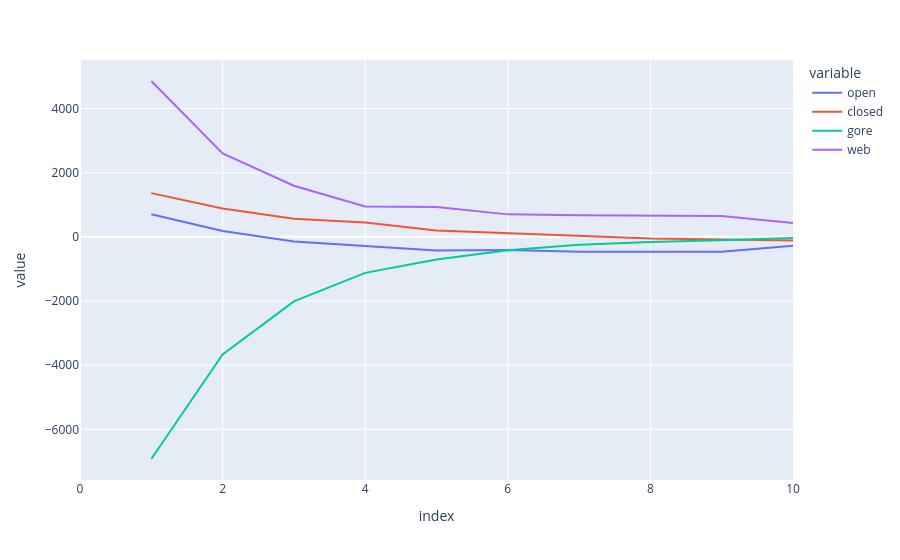

The notebook cell saved with this chart:
### Code cell
px.line(lateral_flows, y=["open", "closed", "gore", "web"])

### Figure 1 — Plotly figure (JSON) as saved in the notebook; plotly's stock layout.template omitted (floating-point values rounded to 4 significant figures)
{"data": [{"hovertemplate": "variable=open<br>index=%{x}<br>value=%{y}<extra></extra>", "legendgroup": "open", "line": {"color": "#636efa", "dash": "solid"}, "marker": {"symbol": "circle"}, "mode": "lines", "name": "open", "orientation": "v", "showlegend": true, "type": "scatter", "x": [0, 1, 2, 3, 4, 5, 6, 7, 8, 9, 10], "xaxis": "x", "y": [null, 702.4, 183.8, -145.4, -276.7, -424.2, -407.4, -463.8, -461.4, -463.5, -275.4], "yaxis": "y"}, {"hovertemplate": "variable=closed<br>index=%{x}<br>value=%{y}<extra></extra>", "legendgroup": "closed", "line": {"color": "#EF553B", "dash": "solid"}, "marker": {"symbol": "circle"}, "mode": "lines", "name": "closed", "orientation": "v", "showlegend": true, "type": "scatter", "x": [0, 1, 2, 3, 4, 5, 6, 7, 8, 9, 10], "xaxis": "x", "y": [null, 1364.0, 881.2, 564.8, 449.5, 199.3, 120.7, 37.84, -50.69, -84.05, -116.3], "yaxis": "y"}, {"hovertemplate": "variable=gore<br>index=%{x}<br>value=%{y}<extra></extra>", "legendgroup": "gore", "line": {"color": "#00cc96", "dash": "solid"}, "marker": {"symbol": "circle"}, "mode": "lines", "name": "gore", "orientation": "v", "showlegend": true, "type": "scatter", "x": [0, 1, 2, 3, 4, 5, 6, 7, 8, 9, 10], "xaxis": "x", "y": [null, -6924.0, -3668.0, -2012.0, -1122.0, -707.2, -414.2, -247.5, -160.3, -105.3, -36.93], "yaxis": "y"}, {"hovertemplate": "variable=web<br>index=%{x}<br>value=%{y}<extra></extra>", "legendgroup": "web", "line": {"color": "#ab63fa", "dash": "solid"}, "marker": {"symbol": "circle"}, "mode": "lines", "name": "web", "orientation": "v", "showlegend": true, "type": "scatter", "x": [0, 1, 2, 3, 4, 5, 6, 7, 8, 9, 10], "xaxis": "x", "y": [null, 4858.0, 2603.0, 1592.0, 949.1, 932.1, 701.0, 673.5, 672.3, 652.8, 428.6], "yaxis": "y"}], "layout": {"autosize": true, "legend": {"title": {"text": "variable"}, "tracegroupgap": 0}, "margin": {"t": 60}, "xaxis": {"anchor": "y", "autorange": true, "domain": [0, 1], "range": [0, 10], "title": {"text": "index"}, "type": "linear"}, "yaxis": {"anchor": "x", "autorange": true, "domain": [0, 1], "range": [-7579.0, 5513.0], "title": {"text": "value"}, "type": "linear"}}}
